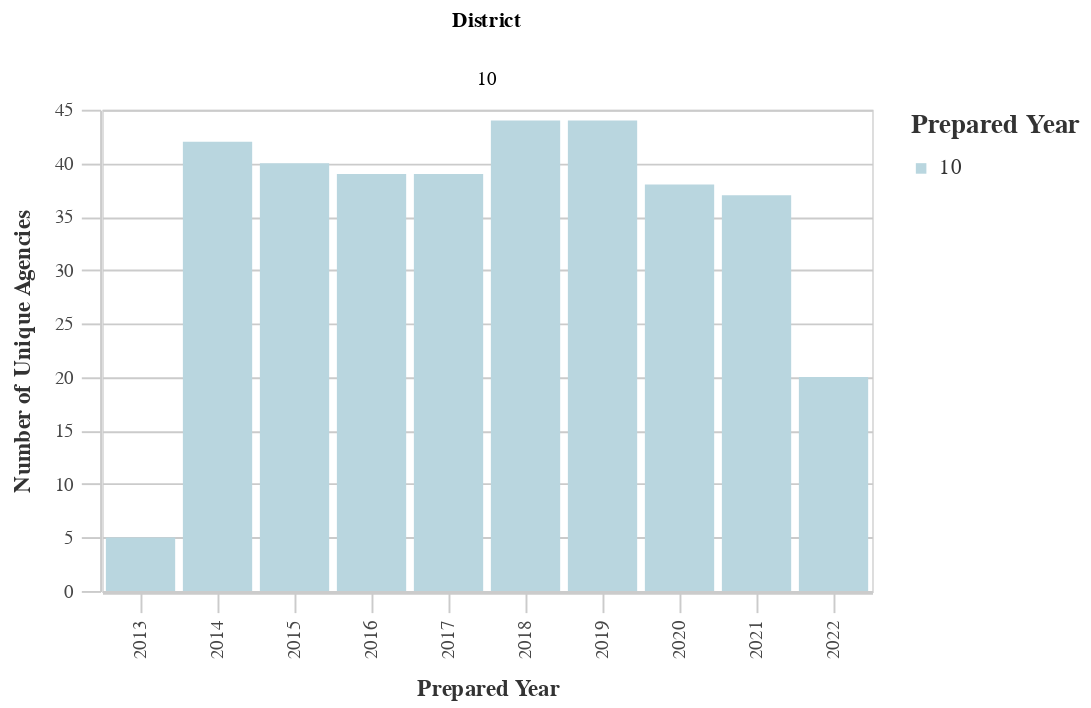

Notebook code for this chart:
### Code cell
# Unique Agencies by Dist
dist_years_agency = ((
        df
        >> group_by(_.prepared_y, _.dist)
        >> summarize(n=_.primary_agency_name.nunique())
        >> arrange(-_.prepared_y)
    )
        .rename(columns={'dist':'District', 'n':'Count'})
    )
chart10 = (alt.Chart(dist_years_agency).mark_bar().encode(
        column='District:N',
        x=alt.X('prepared_y:O', title='Prepared Year'),
        y=alt.Y('Count:Q', title='Number of Unique Agencies'),
        color = alt.Color("District:N", 
                              scale=alt.Scale(
                                  range=altair_utils.CALITP_SEQUENTIAL_COLORS),  
                               legend=alt.Legend(title="Prepared Year")
                              )))
                              
chart10 = styleguide.preset_chart_config(chart10)
chart10 = _dla_utils_reports.add_tooltip(chart10, 'prepared_y', 'Count')
    
display(HTML("<h4><strong>Number of Unique Agencies by District</strong></h4>"))
display(chart10)

### Figure 1 — Vega-Lite specification as saved in the notebook (floating-point values rounded to 4 significant figures)
{"config": {"view": {"continuousWidth": 400, "continuousHeight": 300}, "axis": {"domainColor": "#cbcbcb", "grid": true, "gridColor": "#cbcbcb", "gridWidth": 1, "labelColor": "#474747", "labelFont": "Nunito Sans", "labelFontSize": 10, "labelPadding": 4, "tickColor": "#cbcbcb", "tickSize": 10, "titleColor": "#333", "titleFont": "Raleway", "titleFontSize": 12, "titlePadding": 10}, "axisBand": {"grid": false}, "background": "white", "font": "Raleway", "header": {"labelFont": "Nunito Sans", "titleFont": "Raleway"}, "legend": {"labelColor": "#333", "labelFont": "Nunito Sans", "labelFontSize": 11, "labelLimit": 0, "padding": 1, "symbolSize": 30, "symbolType": "square", "titleColor": "#333", "titleFont": "Raleway", "titleFontSize": 14, "titlePadding": 10}, "title": {"anchor": "middle", "font": "Raleway", "fontSize": 18, "fontWeight": 300, "offset": 20}}, "data": {"name": "data-8ba47b59c9802a8a2adcf2d1add8f18e"}, "mark": "bar", "encoding": {"color": {"field": "District", "legend": {"title": "Prepared Year"}, "scale": {"range": ["#B9D6DF", "#8CBCCB", "#2EA8CE", "#136C97", "#0B405B"]}, "type": "nominal"}, "column": {"field": "District", "type": "nominal"}, "tooltip": [{"field": "prepared_y", "type": "quantitative"}, {"field": "Count", "type": "quantitative"}], "x": {"field": "prepared_y", "title": "Prepared Year", "type": "ordinal"}, "y": {"field": "Count", "title": "Number of Unique Agencies", "type": "quantitative"}}, "height": 250, "width": 400, "$schema": "https://vega.github.io/schema/vega-lite/v4.17.0.json", "datasets": {"data-8ba47b59c9802a8a2adcf2d1add8f18e": [{"prepared_y": 2022.0, "District": 10, "Count": 20}, {"prepared_y": 2021.0, "District": 10, "Count": 37}, {"prepared_y": 2020.0, "District": 10, "Count": 38}, {"prepared_y": 2019.0, "District": 10, "Count": 44}, {"prepared_y": 2018.0, "District": 10, "Count": 44}, {"prepared_y": 2017.0, "District": 10, "Count": 39}, {"prepared_y": 2016.0, "District": 10, "Count": 39}, {"prepared_y": 2015.0, "District": 10, "Count": 40}, {"prepared_y": 2014.0, "District": 10, "Count": 42}, {"prepared_y": 2013.0, "District": 10, "Count": 5}]}}
